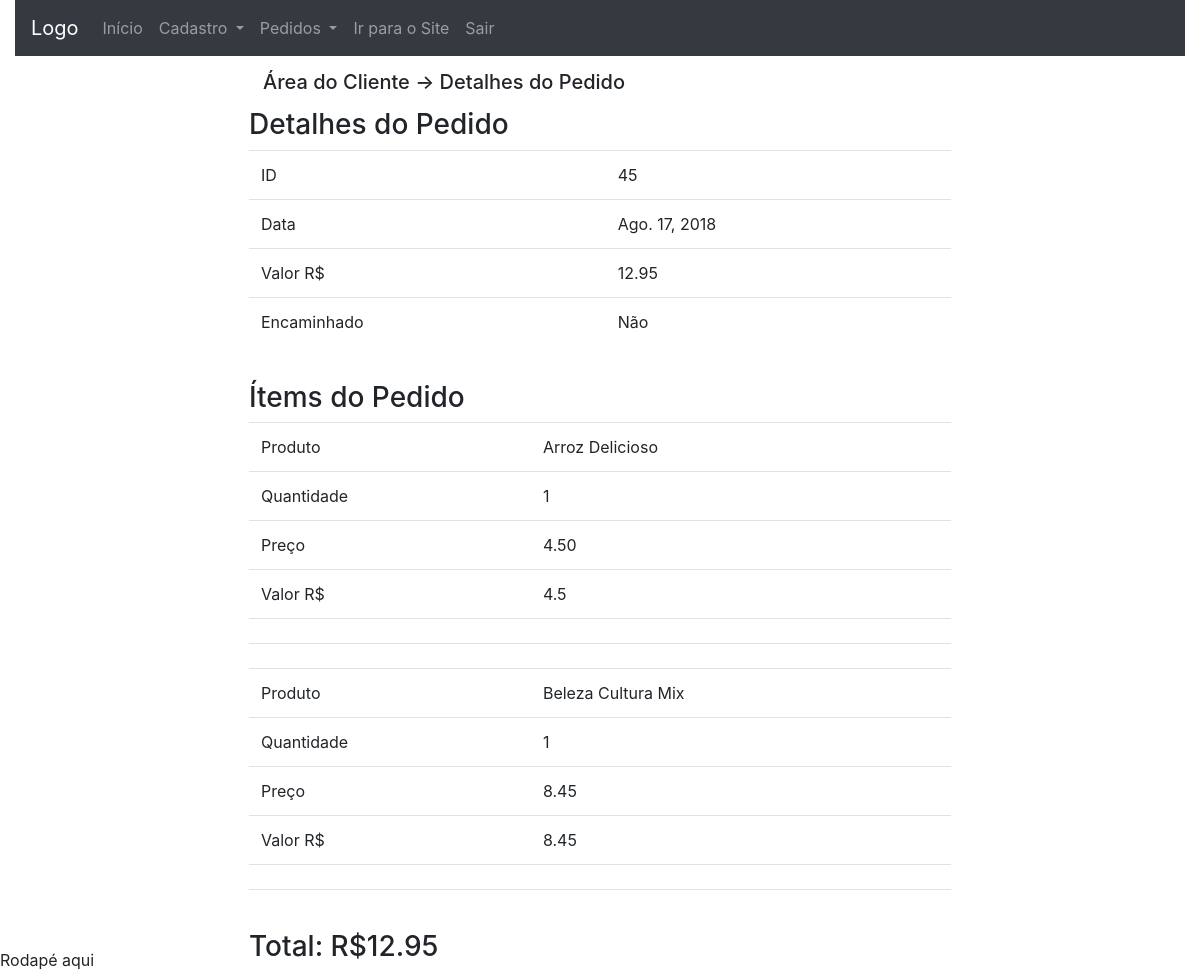
Page /area_do_cliente/order_detail/45 (signed in) on the earlier database version.
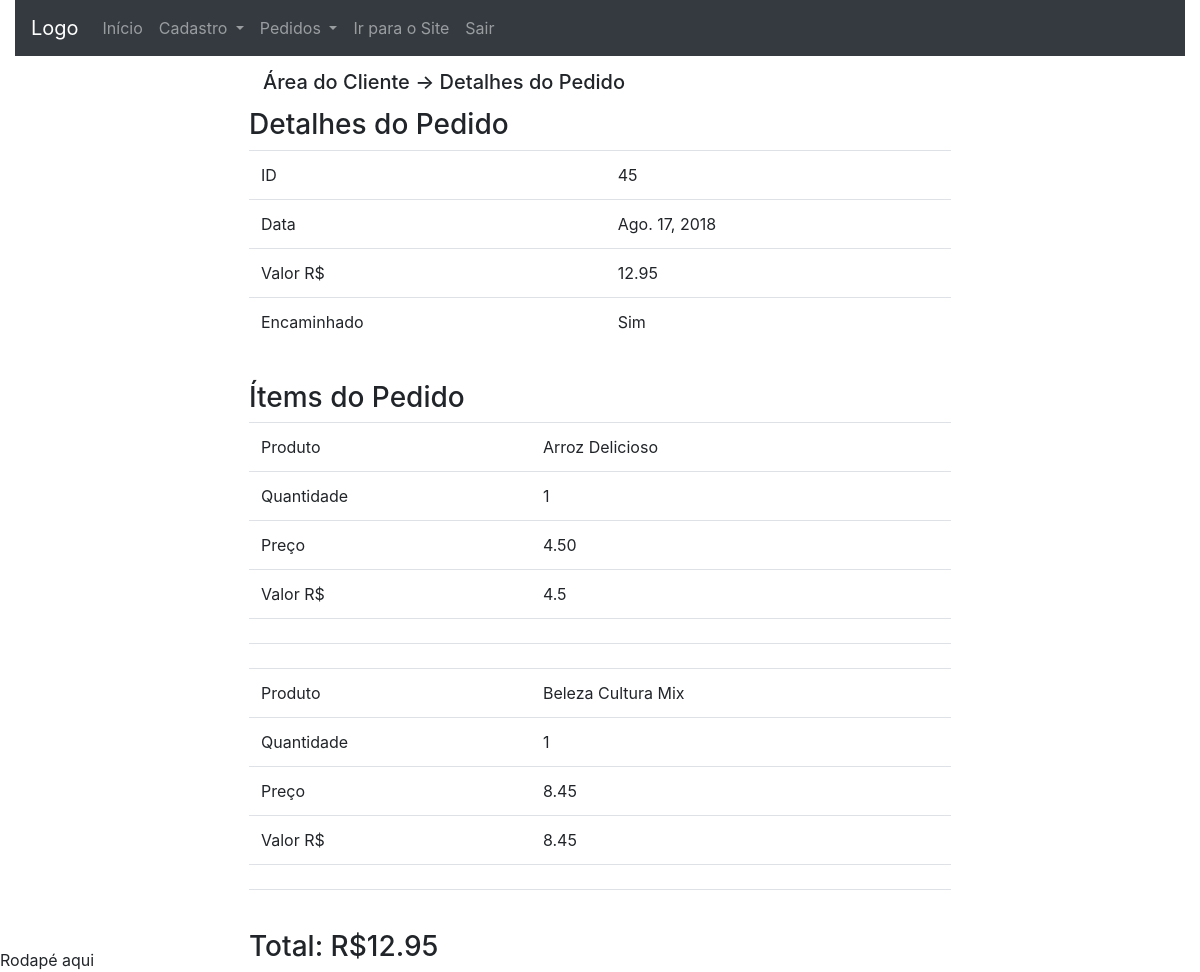
Same page on the later database version.
### checkout/models.py (models this page shows, shortened)
class Order(models.Model):
	date = models.DateField(default=date.today, editable=False)
	value = models.DecimalField('Valor R$', max_digits=10,
		decimal_places=2, default=0)
	user = models.ForeignKey(User, on_delete=models.CASCADE,
		null=True, blank=True)
	delivery_address_is_the_same = models.BooleanField(
		verbose_name='Entregar no endereço cadastrado',
		default=True,
		blank=True)
	logradouro = models.CharField('Rua/Avenida', max_length=100,
		null=True, blank=True, default='')
	numero = models.CharField('Número', max_length=100,
		null=True, blank=True, default='')
	cep = models.CharField('CEP', max_length=10, null=True,
		blank=True, default='')
	complemento = models.CharField('Complamento', max_length=100,
		null=True, blank=True, default='')
	bairro = models.CharField('Bairro', max_length=100, null=True,
		blank=True, default='')
	cidade = models.CharField('Cidade', max_length=100, null=True,
		blank=True, default='')
	estado = models.CharField('Estado', max_length=100, null=True,
		blank=True, default='')
	transaction_id = models.CharField('ID da transação', max_length=100,
		null=True, blank=True)
	status_order = models.CharField('Status do Pedido', max_length=10,
		choices=STATUS_ORDER, default='A')
	status_pg = models.CharField('Status PagSeguro', max_length=10,
		choices=STATUS_PAGSEGURO, null=True, blank=True)
	sended = models.BooleanField(
		verbose_name='Enviado',
		default=False,
		blank=True)
	forwarded = models.BooleanField(
		verbose_name='Encaminhado',
		default=False,
		blank=True)
	class Meta:
		verbose_name = 'Pedido'
		verbose_name_plural = 'Pedidos'
		ordering = ['date']
	objects = models.Manager() # The default manager.
	orderManager = OrderManager()

### dashboard_client/views.py (the view)
# urls.py: path('order_detail/<int:order_id>', views.order_detail,
@login_required
def order_detail(request, order_id):
	order = Order.objects.get(id=order_id)
	items = OrderItem.objects.filter(order__id=order_id)
	context = {
		'order': order,
		'items': items,
	}
	return render(request, 'dashboard_client/order_detail.html',
		context)

### catalog/models.py (called while the page is built)
	def __str__(self):
		return self.name

### dashboard_client/templatetags/dc_tags.py (called while the page is built)
@register.simple_tag
def forwarded(value):
	if value:
		return "Sim"
	else:
		return "Não"

@register.simple_tag
def get_value(quantity, value):
	return float(quantity) * float(value)

### dashboard_client/templates/dashboard_client/order_detail.html (shortened to what this page needs)
{% extends 'dashboard_client/base.html' %}
{% load dc_tags %}
{% block conteudo %}
<div class="panel panel-default table-two-column detail-panel">
	{% block dashboard_title %}
	<div class="panel-heading" style="margin: 2%;">
		<h5>Área do Cliente -> Detalhes do Pedido </h5>
	</div>
	{% endblock %}
	<div class="panel-body">
		<h3>Detalhes do Pedido</h3>
		<table class="table">
			<tr>
				<td>ID</td><td>{{order.id}}</td>
			</tr>
			<tr>
				<td>Data</td><td>{{order.date}}</td>
			</tr>
			<tr>
				<td>Valor R$</td><td>{{order.value}}</td>
			</tr>
			<tr>
				<td>Encaminhado</td><td>{% forwarded order.forwarded %}</td>
			</tr>
		</table>
		<h3 style="margin-top: 5%;">Ítems do Pedido</h3>
		<table class="table">
			{% for item in items %}
			<tr>
				<td>Produto</td>
				<td>{{ item.product }}</td>
			</tr>
			<tr>
				<td>Quantidade</td>
				<td>{{ item.quantity }}</td>
			</tr>
			<tr>
				<td>Preço</td>
				<td>{{ item.product.value }}</td>
			</tr>
			<tr>
				<td>Valor R$</td>
				<td>{% get_value item.quantity item.product.value %}</td>
			</tr>
			<tr>
				<td></td>
				<td></td>
			</tr>
			<tr>
				<td></td>
				<td></td>
			</tr>
			{% endfor %}
		</table>
		<h3>Total: R${{order.value}}</h3>
 	</div>
</div>
{% endblock %}

Differences in the rows shown:
changed Order id 45: forwarded "Não" → "Sim"
